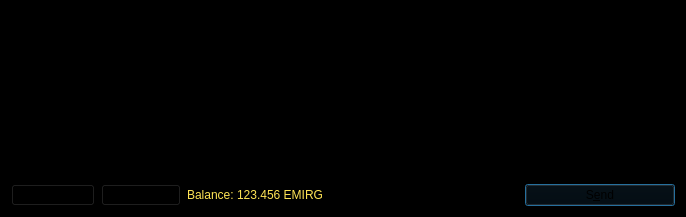
<?xml version="1.0" encoding="UTF-8"?>
<ui version="4.0">
 <class>SendCoinsDialog</class>
 <widget class="QDialog" name="SendCoinsDialog">
  <property name="geometry">
   <rect>
    <x>0</x>
    <y>0</y>
    <width>686</width>
    <height>217</height>
   </rect>
  </property>
  <property name="palette">
   <palette>
    <active>
     <colorrole role="WindowText">
      <brush brushstyle="SolidPattern">
       <color alpha="255">
        <red>255</red>
        <green>228</green>
        <blue>85</blue>
       </color>
      </brush>
     </colorrole>
     <colorrole role="Button">
      <brush brushstyle="SolidPattern">
       <color alpha="255">
        <red>0</red>
        <green>0</green>
        <blue>0</blue>
       </color>
      </brush>
     </colorrole>
     <colorrole role="Light">
      <brush brushstyle="SolidPattern">
       <color alpha="255">
        <red>0</red>
        <green>0</green>
        <blue>0</blue>
       </color>
      </brush>
     </colorrole>
     <colorrole role="Midlight">
      <brush brushstyle="SolidPattern">
       <color alpha="255">
        <red>0</red>
        <green>0</green>
        <blue>0</blue>
       </color>
      </brush>
     </colorrole>
     <colorrole role="Dark">
      <brush brushstyle="SolidPattern">
       <color alpha="255">
        <red>0</red>
        <green>0</green>
        <blue>0</blue>
       </color>
      </brush>
     </colorrole>
     <colorrole role="Mid">
      <brush brushstyle="SolidPattern">
       <color alpha="255">
        <red>0</red>
        <green>0</green>
        <blue>0</blue>
       </color>
      </brush>
     </colorrole>
     <colorrole role="Text">
      <brush brushstyle="SolidPattern">
       <color alpha="255">
        <red>255</red>
        <green>228</green>
        <blue>85</blue>
       </color>
      </brush>
     </colorrole>
     <colorrole role="BrightText">
      <brush brushstyle="SolidPattern">
       <color alpha="255">
        <red>255</red>
        <green>255</green>
        <blue>255</blue>
       </color>
      </brush>
     </colorrole>
     <colorrole role="ButtonText">
      <brush brushstyle="SolidPattern">
       <color alpha="255">
        <red>0</red>
        <green>0</green>
        <blue>0</blue>
       </color>
      </brush>
     </colorrole>
     <colorrole role="Base">
      <brush brushstyle="SolidPattern">
       <color alpha="255">
        <red>0</red>
        <green>0</green>
        <blue>0</blue>
       </color>
      </brush>
     </colorrole>
     <colorrole role="Window">
      <brush brushstyle="SolidPattern">
       <color alpha="255">
        <red>0</red>
        <green>0</green>
        <blue>0</blue>
       </color>
      </brush>
     </colorrole>
     <colorrole role="Shadow">
      <brush brushstyle="SolidPattern">
       <color alpha="255">
        <red>0</red>
        <green>0</green>
        <blue>0</blue>
       </color>
      </brush>
     </colorrole>
     <colorrole role="AlternateBase">
      <brush brushstyle="SolidPattern">
       <color alpha="255">
        <red>0</red>
        <green>0</green>
        <blue>0</blue>
       </color>
      </brush>
     </colorrole>
     <colorrole role="ToolTipBase">
      <brush brushstyle="SolidPattern">
       <color alpha="255">
        <red>255</red>
        <green>255</green>
        <blue>220</blue>
       </color>
      </brush>
     </colorrole>
     <colorrole role="ToolTipText">
      <brush brushstyle="SolidPattern">
       <color alpha="255">
        <red>0</red>
        <green>0</green>
        <blue>0</blue>
       </color>
      </brush>
     </colorrole>
    </active>
    <inactive>
     <colorrole role="WindowText">
      <brush brushstyle="SolidPattern">
       <color alpha="255">
        <red>255</red>
        <green>228</green>
        <blue>85</blue>
       </color>
      </brush>
     </colorrole>
     <colorrole role="Button">
      <brush brushstyle="SolidPattern">
       <color alpha="255">
        <red>0</red>
        <green>0</green>
        <blue>0</blue>
       </color>
      </brush>
     </colorrole>
     <colorrole role="Light">
      <brush brushstyle="SolidPattern">
       <color alpha="255">
        <red>0</red>
        <green>0</green>
        <blue>0</blue>
       </color>
      </brush>
     </colorrole>
     <colorrole role="Midlight">
      <brush brushstyle="SolidPattern">
       <color alpha="255">
        <red>0</red>
        <green>0</green>
        <blue>0</blue>
       </color>
      </brush>
     </colorrole>
     <colorrole role="Dark">
      <brush brushstyle="SolidPattern">
       <color alpha="255">
        <red>0</red>
        <green>0</green>
        <blue>0</blue>
       </color>
      </brush>
     </colorrole>
     <colorrole role="Mid">
      <brush brushstyle="SolidPattern">
       <color alpha="255">
        <red>0</red>
        <green>0</green>
        <blue>0</blue>
       </color>
      </brush>
     </colorrole>
     <colorrole role="Text">
      <brush brushstyle="SolidPattern">
       <color alpha="255">
        <red>255</red>
        <green>228</green>
        <blue>85</blue>
       </color>
      </brush>
     </colorrole>
     <colorrole role="BrightText">
      <brush brushstyle="SolidPattern">
       <color alpha="255">
        <red>255</red>
        <green>255</green>
        <blue>255</blue>
       </color>
      </brush>
     </colorrole>
     <colorrole role="ButtonText">
      <brush brushstyle="SolidPattern">
       <color alpha="255">
        <red>0</red>
        <green>0</green>
        <blue>0</blue>
       </color>
      </brush>
     </colorrole>
     <colorrole role="Base">
      <brush brushstyle="SolidPattern">
       <color alpha="255">
        <red>0</red>
        <green>0</green>
        <blue>0</blue>
       </color>
      </brush>
     </colorrole>
     <colorrole role="Window">
      <brush brushstyle="SolidPattern">
       <color alpha="255">
        <red>0</red>
        <green>0</green>
        <blue>0</blue>
       </color>
      </brush>
     </colorrole>
     <colorrole role="Shadow">
      <brush brushstyle="SolidPattern">
       <color alpha="255">
        <red>0</red>
        <green>0</green>
        <blue>0</blue>
       </color>
      </brush>
     </colorrole>
     <colorrole role="AlternateBase">
      <brush brushstyle="SolidPattern">
       <color alpha="255">
        <red>0</red>
        <green>0</green>
        <blue>0</blue>
       </color>
      </brush>
     </colorrole>
     <colorrole role="ToolTipBase">
      <brush brushstyle="SolidPattern">
       <color alpha="255">
        <red>255</red>
        <green>255</green>
        <blue>220</blue>
       </color>
      </brush>
     </colorrole>
     <colorrole role="ToolTipText">
      <brush brushstyle="SolidPattern">
       <color alpha="255">
        <red>0</red>
        <green>0</green>
        <blue>0</blue>
       </color>
      </brush>
     </colorrole>
    </inactive>
    <disabled>
     <colorrole role="WindowText">
      <brush brushstyle="SolidPattern">
       <color alpha="255">
        <red>0</red>
        <green>0</green>
        <blue>0</blue>
       </color>
      </brush>
     </colorrole>
     <colorrole role="Button">
      <brush brushstyle="SolidPattern">
       <color alpha="255">
        <red>0</red>
        <green>0</green>
        <blue>0</blue>
       </color>
      </brush>
     </colorrole>
     <colorrole role="Light">
      <brush brushstyle="SolidPattern">
       <color alpha="255">
        <red>0</red>
        <green>0</green>
        <blue>0</blue>
       </color>
      </brush>
     </colorrole>
     <colorrole role="Midlight">
      <brush brushstyle="SolidPattern">
       <color alpha="255">
        <red>0</red>
        <green>0</green>
        <blue>0</blue>
       </color>
      </brush>
     </colorrole>
     <colorrole role="Dark">
      <brush brushstyle="SolidPattern">
       <color alpha="255">
        <red>0</red>
        <green>0</green>
        <blue>0</blue>
       </color>
      </brush>
     </colorrole>
     <colorrole role="Mid">
      <brush brushstyle="SolidPattern">
       <color alpha="255">
        <red>0</red>
        <green>0</green>
        <blue>0</blue>
       </color>
      </brush>
     </colorrole>
     <colorrole role="Text">
      <brush brushstyle="SolidPattern">
       <color alpha="255">
        <red>0</red>
        <green>0</green>
        <blue>0</blue>
       </color>
      </brush>
     </colorrole>
     <colorrole role="BrightText">
      <brush brushstyle="SolidPattern">
       <color alpha="255">
        <red>255</red>
        <green>255</green>
        <blue>255</blue>
       </color>
      </brush>
     </colorrole>
     <colorrole role="ButtonText">
      <brush brushstyle="SolidPattern">
       <color alpha="255">
        <red>0</red>
        <green>0</green>
        <blue>0</blue>
       </color>
      </brush>
     </colorrole>
     <colorrole role="Base">
      <brush brushstyle="SolidPattern">
       <color alpha="255">
        <red>0</red>
        <green>0</green>
        <blue>0</blue>
       </color>
      </brush>
     </colorrole>
     <colorrole role="Window">
      <brush brushstyle="SolidPattern">
       <color alpha="255">
        <red>0</red>
        <green>0</green>
        <blue>0</blue>
       </color>
      </brush>
     </colorrole>
     <colorrole role="Shadow">
      <brush brushstyle="SolidPattern">
       <color alpha="255">
        <red>0</red>
        <green>0</green>
        <blue>0</blue>
       </color>
      </brush>
     </colorrole>
     <colorrole role="AlternateBase">
      <brush brushstyle="SolidPattern">
       <color alpha="255">
        <red>0</red>
        <green>0</green>
        <blue>0</blue>
       </color>
      </brush>
     </colorrole>
     <colorrole role="ToolTipBase">
      <brush brushstyle="SolidPattern">
       <color alpha="255">
        <red>255</red>
        <green>255</green>
        <blue>220</blue>
       </color>
      </brush>
     </colorrole>
     <colorrole role="ToolTipText">
      <brush brushstyle="SolidPattern">
       <color alpha="255">
        <red>0</red>
        <green>0</green>
        <blue>0</blue>
       </color>
      </brush>
     </colorrole>
    </disabled>
   </palette>
  </property>
  <property name="windowTitle">
   <string>Send Coins</string>
  </property>
  <layout class="QVBoxLayout" name="verticalLayout">
   <item>
    <widget class="QScrollArea" name="scrollArea">
     <property name="widgetResizable">
      <bool>true</bool>
     </property>
     <widget class="QWidget" name="scrollAreaWidgetContents">
      <property name="geometry">
       <rect>
        <x>0</x>
        <y>0</y>
        <width>666</width>
        <height>165</height>
       </rect>
      </property>
      <layout class="QVBoxLayout" name="verticalLayout_2">
       <property name="leftMargin">
        <number>0</number>
       </property>
       <property name="topMargin">
        <number>0</number>
       </property>
       <property name="rightMargin">
        <number>0</number>
       </property>
       <property name="bottomMargin">
        <number>0</number>
       </property>
       <item>
        <layout class="QVBoxLayout" name="entries">
         <property name="spacing">
          <number>6</number>
         </property>
        </layout>
       </item>
       <item>
        <spacer name="verticalSpacer">
         <property name="orientation">
          <enum>Qt::Vertical</enum>
         </property>
         <property name="sizeHint" stdset="0">
          <size>
           <width>20</width>
           <height>40</height>
          </size>
         </property>
        </spacer>
       </item>
      </layout>
     </widget>
    </widget>
   </item>
   <item>
    <layout class="QHBoxLayout" name="horizontalLayout">
     <item>
      <widget class="QPushButton" name="addButton">
       <property name="toolTip">
        <string>Send to multiple recipients at once</string>
       </property>
       <property name="text">
        <string>Add &amp;Recipient</string>
       </property>
       <property name="icon">
        <iconset resource="../bitcoin.qrc">
         <normaloff>:/icons/add</normaloff>:/icons/add</iconset>
       </property>
       <property name="autoDefault">
        <bool>false</bool>
       </property>
      </widget>
     </item>
     <item>
      <widget class="QPushButton" name="clearButton">
       <property name="sizePolicy">
        <sizepolicy hsizetype="Minimum" vsizetype="Fixed">
         <horstretch>0</horstretch>
         <verstretch>0</verstretch>
        </sizepolicy>
       </property>
       <property name="toolTip">
        <string>Remove all transaction fields</string>
       </property>
       <property name="text">
        <string>Clear &amp;All</string>
       </property>
       <property name="icon">
        <iconset resource="../bitcoin.qrc">
         <normaloff>:/icons/remove</normaloff>:/icons/remove</iconset>
       </property>
       <property name="autoRepeatDelay">
        <number>300</number>
       </property>
       <property name="autoDefault">
        <bool>false</bool>
       </property>
      </widget>
     </item>
     <item>
      <layout class="QHBoxLayout" name="horizontalLayout_2">
       <property name="spacing">
        <number>3</number>
       </property>
       <item>
        <widget class="QLabel" name="label">
         <property name="text">
          <string>Balance:</string>
         </property>
        </widget>
       </item>
       <item>
        <widget class="QLabel" name="labelBalance">
         <property name="cursor">
          <cursorShape>IBeamCursor</cursorShape>
         </property>
         <property name="text">
          <string>123.456 EMIRG</string>
         </property>
         <property name="textInteractionFlags">
          <set>Qt::LinksAccessibleByMouse|Qt::TextSelectableByKeyboard|Qt::TextSelectableByMouse</set>
         </property>
        </widget>
       </item>
      </layout>
     </item>
     <item>
      <spacer name="horizontalSpacer">
       <property name="orientation">
        <enum>Qt::Horizontal</enum>
       </property>
       <property name="sizeHint" stdset="0">
        <size>
         <width>40</width>
         <height>20</height>
        </size>
       </property>
      </spacer>
     </item>
     <item>
      <widget class="QPushButton" name="sendButton">
       <property name="minimumSize">
        <size>
         <width>150</width>
         <height>0</height>
        </size>
       </property>
       <property name="toolTip">
        <string>Confirm the send action</string>
       </property>
       <property name="text">
        <string>S&amp;end</string>
       </property>
       <property name="icon">
        <iconset resource="../bitcoin.qrc">
         <normaloff>:/icons/send</normaloff>:/icons/send</iconset>
       </property>
       <property name="default">
        <bool>true</bool>
       </property>
      </widget>
     </item>
    </layout>
   </item>
  </layout>
 </widget>
 <resources>
  <include location="../bitcoin.qrc"/>
 </resources>
 <connections/>
</ui>
